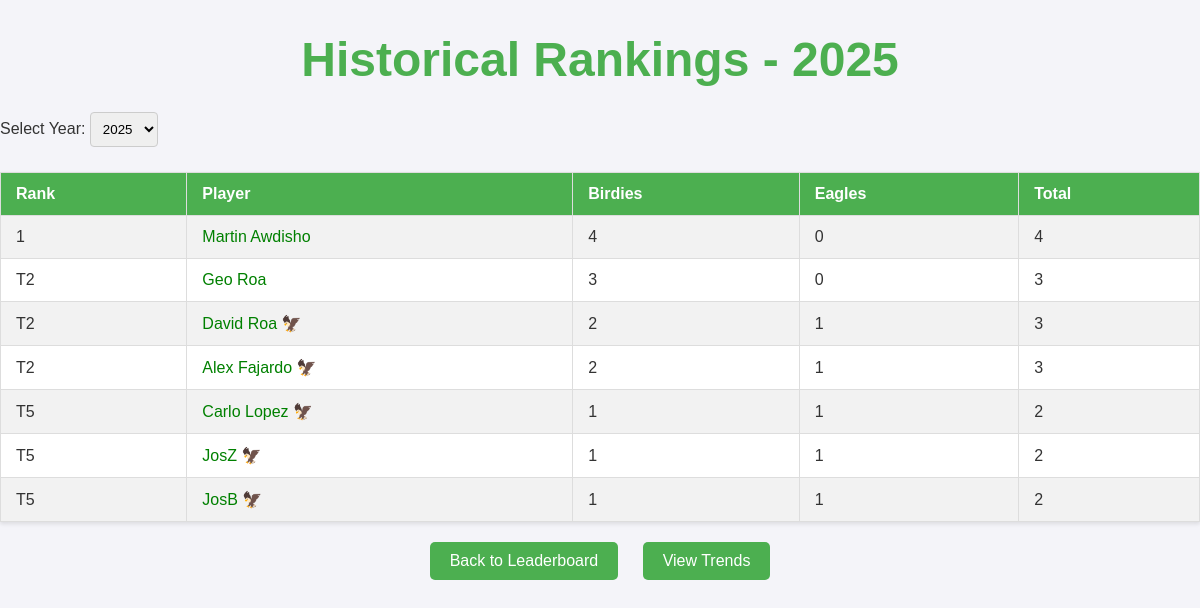
Before: /history with the older database file.
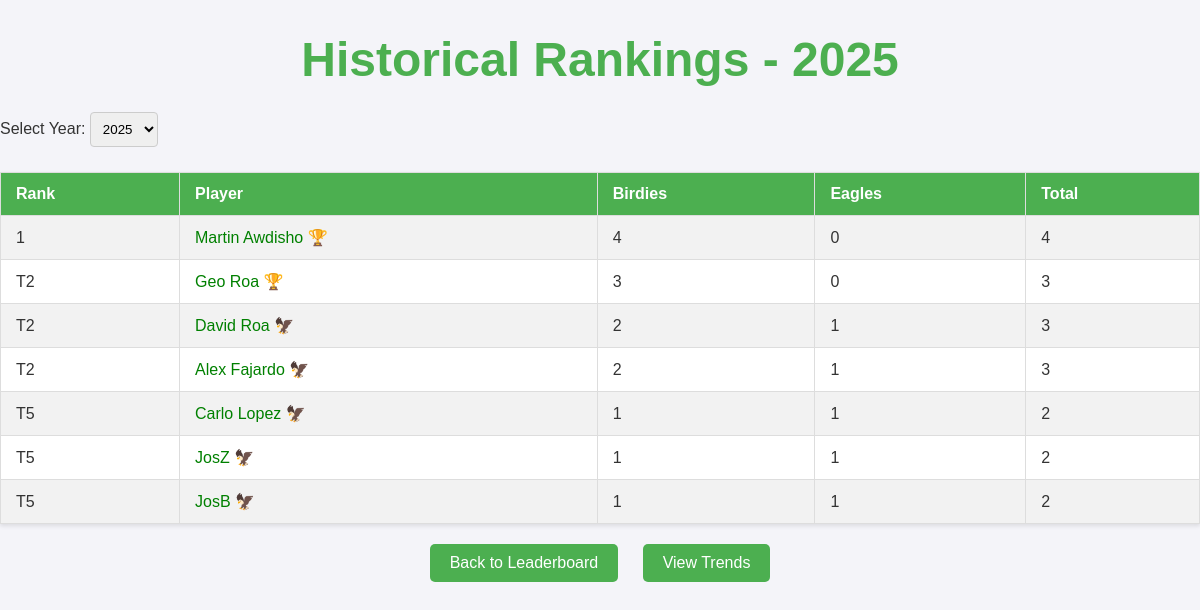
After: the same page with the newer database file.
### models.py (models this page shows, shortened)
class Player(db.Model):
    id = db.Column(db.Integer, primary_key=True)
    name = db.Column(db.String(100), nullable=False)
    has_trophy = db.Column(db.Boolean, default=False)
    permanent_emojis = db.Column(db.String(100), default='')
    birdies = db.relationship('Birdie', backref='player', lazy=True)

### routes.py (the view, shortened to what this page needs)
@bp.route("/history", methods=["GET"])
def history():
    current_year = datetime.now().year
    selected_year = request.args.get('year', current_year, type=int)
    if selected_year == current_year:
        players = db.session.query(
            Player,
            func.count(Birdie.id).label('birdie_count'),
            func.sum(case((Birdie.is_eagle == True, 1), else_=0)).label('eagle_count')
        ).outerjoin(
            Birdie,
            (Player.id == Birdie.player_id) & (Birdie.year == selected_year)
        ).group_by(Player.id).having(
            func.count(Birdie.id) > 0
        ).all()
    leaderboard = []
    for player_data in players:
        if selected_year == current_year:
            player, birdie_count, eagle_count = player_data
            has_trophy = "🏆" in (player.permanent_emojis or "")
        else:
            player, birdie_count, eagle_count, has_trophy = player_data
        total = birdie_count + eagle_count
        leaderboard.append((
            total,  # Store total for sorting
            player.name,
            birdie_count,
            player.id,
            "🏆" if has_trophy else "",
            eagle_count
        ))
    sorted_leaderboard = sorted(leaderboard, key=lambda x: x[0], reverse=True)
    final_leaderboard = []
    prev_total = None
    current_rank = 0
    players_at_rank = 1
    for idx, entry in enumerate(sorted_leaderboard):
        total = entry[0]
        if total != prev_total:
            current_rank = idx + 1
            players_at_rank = 1
        else:
            players_at_rank += 1
            if players_at_rank == 2 and final_leaderboard:
                prev_entry = final_leaderboard[-1]
                final_leaderboard[-1] = (f"T{current_rank}", *prev_entry[1:])
        rank_display = f"T{current_rank}" if players_at_rank > 1 else str(current_rank)
        prev_total = total
        final_leaderboard.append((
            rank_display,
            entry[1],  # name
            entry[2],  # birdies
            entry[3],  # player_id
            entry[4],  # trophy
            entry[5],   # eagles
            "🦅" if entry[5] > 0 else ""  # eagle emoji for display
        ))
    db_years = db.session.query(
        db.distinct(Birdie.year)
    ).filter(
        Birdie.year.isnot(None)
    ).union(
        db.session.query(
            db.distinct(HistoricalTotal.year)
        ).filter(
            HistoricalTotal.year.isnot(None),
            db.or_(
                HistoricalTotal.birdies > 0,
                HistoricalTotal.eagles > 0
            )
        )
    ).all()
    years = [year[0] for year in db_years]
    if current_year not in years:
        years.append(current_year)
    years = sorted(list(set(years)), reverse=True)
    return render_template(
        "history.html",
        leaderboard=final_leaderboard,
        selected_year=selected_year,
        years=years
    )

### templates/history.html (shortened to what this page needs)
<!DOCTYPE html>
<html lang="en">
<head>
    <link rel="stylesheet" href="{{ url_for('static', filename='styles.css') }}">
</head>
<body>
    <div class="container">
        <h1>Historical Rankings - {{ selected_year }}</h1>
        <form method="GET" action="{{ url_for('main.history') }}">
            <label for="year">Select Year:</label>
            <select name="year" id="year" onchange="this.form.submit()">
                {% for year in years %}
                <option value="{{ year }}" {% if year == selected_year %}selected{% endif %}>{{ year }}</option>
                {% endfor %}
            </select>
        </form>
        <table>
            <tr>
                <th>Rank</th>
                <th>Player</th>
                <th>Birdies</th>
                <th>Eagles</th>
                <th>Total</th>
            </tr>
            {% for rank_display, player_name, birdies, player_id, trophy, eagles, eagle_emoji in leaderboard %}
            <tr>
                <td>{{ rank_display }}</td>
                <td>
                    <a href="{{ url_for('main.player_birdie_records', player_id=player_id) }}?year={{ selected_year }}" style="color: green;">
                        {{ player_name }}
                    </a>
                    {{ eagle_emoji }}{{ trophy|safe }}
                </td>
                <td>{{ birdies|int }}</td>
                <td>{{ eagles|int }}</td>
                <td>{{ (birdies|int) + (eagles|int) }}</td>
            </tr>
            {% endfor %}
        </table>
        <div class="button-container">
            <a href="{{ url_for('main.leaderboard') }}" class="button">Back to Leaderboard</a>
            <a href="{{ url_for('main.trends') }}" class="button">View Trends</a>
        </div>
    </div>
</body>
</html>

Changed rows visible on the page:
changed Player "Martin Awdisho": permanent_emojis (not shown) → "🏆"
changed Player "Geo Roa": permanent_emojis (not shown) → "🏆"
